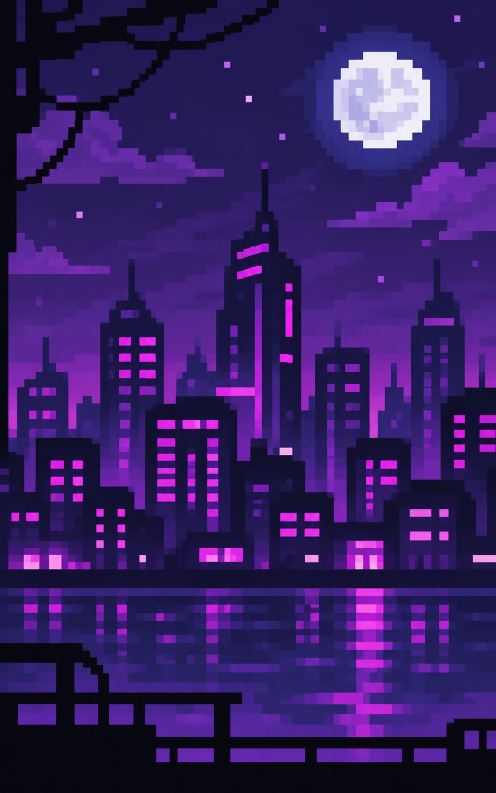
#> input picture assets/magenta_city/face.png, 992 x 1585 px (shown at 1/2 size); its folder holds 4 pictures in this run
$ python GenerateMagentaCityCape.py
#> lines starting #> are read from the running program, lines starting #| are printed output that depends on the picture
"""Pack supplied artwork into vanilla cape UVs; remove export padding from edge strips."""
from pathlib import Path
from PIL import Image

ROOT = Path(__file__).resolve().parents[1]
SOURCE = ROOT / 'assets/magenta_city'
UNIT = 32
# Crop only the black canvas padding around the supplied edge artwork.
FACES = {
    'face': ((0, 0, 992, 1585), (10, 16)),
    'side': ((419, 0, 519, 1586), (1, 16)),
    'top': ((0, 0, 2172, 223), (10, 1)),
    'bottom': ((0, 525, 2172, 724), (10, 1)),
}
atlas = Image.new('RGBA', (64 * UNIT, 32 * UNIT))
#> atlas: PIL image 2048x1024 RGBA; every value is 0
packed = {}
for name, (crop, size) in FACES.items():
    original = Image.open(SOURCE / (name + '.png')).convert('RGBA')
    face = original.crop(crop).resize(tuple(v * UNIT for v in size), Image.Resampling.NEAREST)
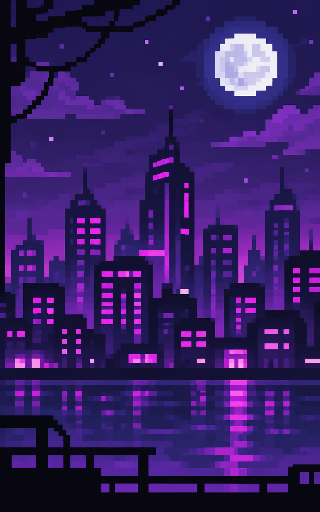
#> face: PIL image 320x512 RGBA; mean R, G, B, A 54, 30.6, 99.7, 255
    packed[name] = face
#> pass 2 of the loop `for name, (crop, size) in FACES.items():`:
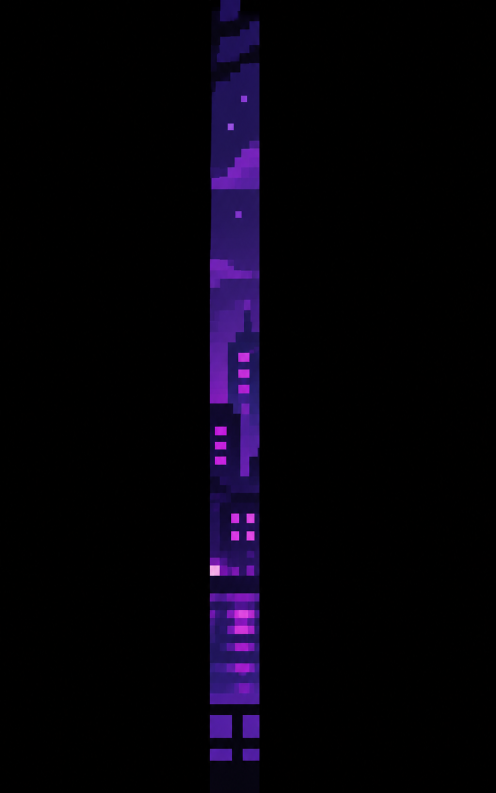
#> input picture assets/magenta_city/side.png, 992 x 1586 px (shown at 1/2 size)
#> original: PIL image 992x1586 RGBA
#> `face = original.crop(crop).resize(tuple(v * UNIT for v in size), Image..`:
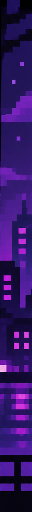
#> face: PIL image 32x512 RGBA; mean R, G, B, A 50.8, 21.1, 101, 255
#> pass 3 of the loop `for name, (crop, size) in FACES.items():`:
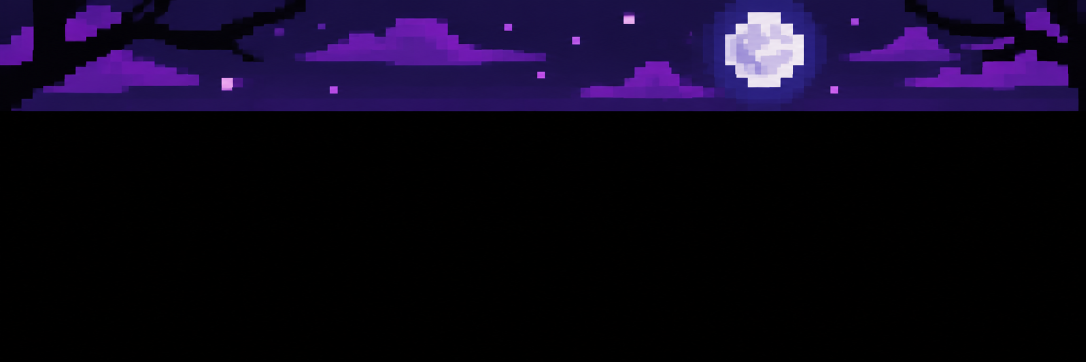
#> input picture assets/magenta_city/top.png, 2172 x 724 px (shown at 1/2 size)
#> original: PIL image 2172x724 RGBA
#> `face = original.crop(crop).resize(tuple(v * UNIT for v in size), Image..`:
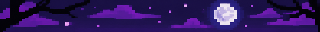
#> face: PIL image 320x32 RGBA; mean R, G, B, A 46.7, 24.7, 92.4, 255
#> the loop made 4 passes; the first 3 are shown
for name, u, v in [('face', 1, 1), ('face', 12, 1), ('side', 0, 1), ('side', 11, 1), ('top', 1, 0), ('bottom', 11, 0)]:
    atlas.paste(packed[name], (u * UNIT, v * UNIT))
#> this loop made 6 passes
#> (name, u, v) on passes 1 to 6: ('face', 1, 1), ('face', 12, 1), ('side', 0, 1), ('side', 11, 1), ('top', 1, 0), ('bottom', 11, 0)
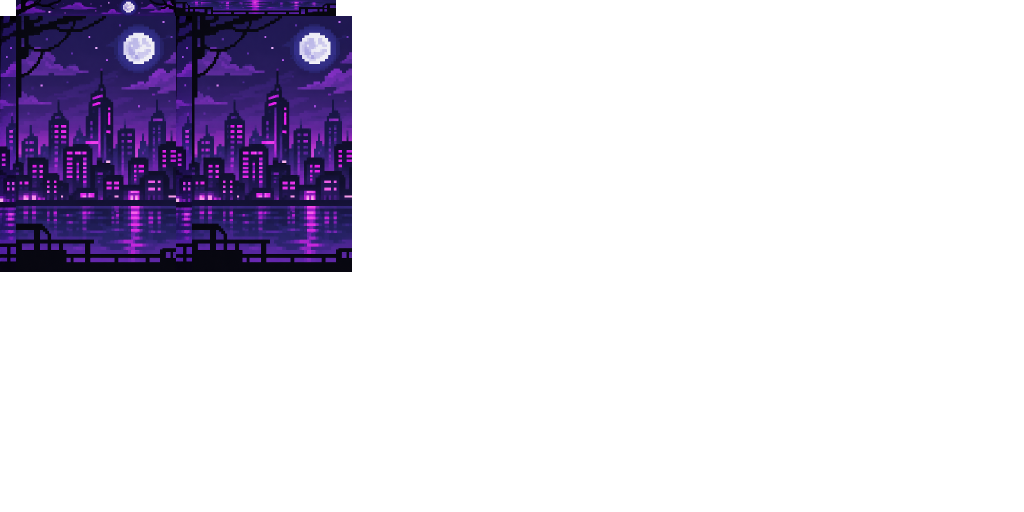
#> atlas: PIL image 2048x1024 RGBA (shown at 1/2 size); mean R, G, B, A 9.7, 5.3, 18, 46.3; transparent parts drawn white
texture = ROOT / 'src/main/resources/assets/axial_cosmetics/textures/entity/magenta_city_cape.png'
atlas.save(texture, optimize=True)
packed['face'].save(ROOT / 'backend/cosmetics/public/assets/magenta_city.png', optimize=True)
print('Packed Magenta City: 2048 x 1024 atlas, matching front/back and sides.')
